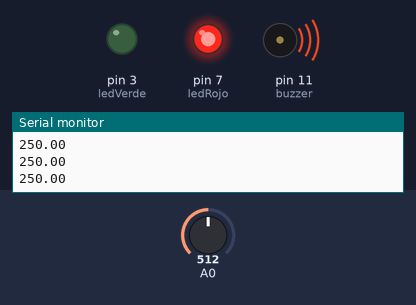
Bench run of a sketch on a simulated Arduino Uno, built with avr-gcc and run on an emulated ATmega328P. Shown: output pins drawn as LEDs (lit = HIGH), buzzer (waves = sounding), the last lines printed to the serial monitor. Inputs (shaded band) come from the test bench; at power-on: A0 = 512.

Above: at 1.2 s.
1.3 s: A0 set to 43
2.8 s: A0 set to 37
At 3.9 s:
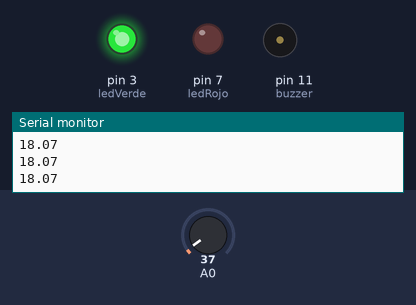
4.3 s: A0 set to 122
At 5.1 s:
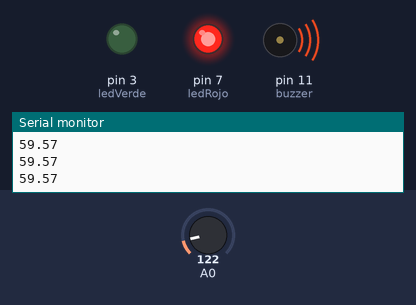
5.8 s: A0 set to 10
At 6.3 s:
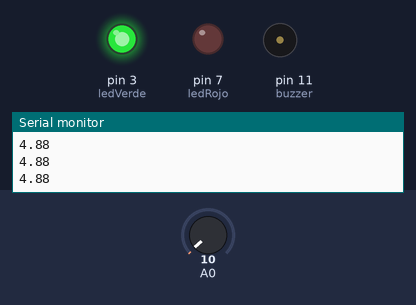
Timing chart, 0 to 8.3 s (numbered marks = the images above; inputs shaded):
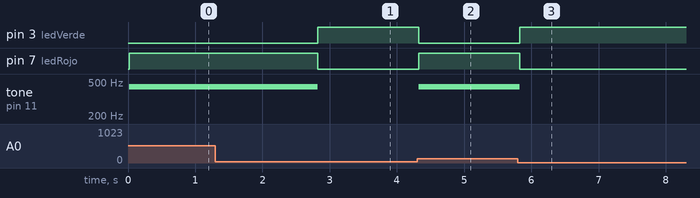

The sketch:

tono_temperatura.ino
```cpp
#include <LM35.h>

int ledRojo = 7;
int ledVerde = 3;
int buzzer = 11;
LM35 sensorT(0);

void setup() {
  pinMode(ledRojo,OUTPUT);
  pinMode(ledVerde,OUTPUT);
  Serial.begin(9600);
}

void loop() {
 float t = sensorT.getTemp();
 Serial.println(t);
 delay(20);
 if(t < 20){
    digitalWrite(ledVerde,HIGH);
    digitalWrite(ledRojo,LOW);
    noTone(buzzer);
  }else{
    digitalWrite(ledVerde,LOW);
    digitalWrite(ledRojo,HIGH);
    tone(buzzer,440);
  }
}
```

Measured:
- the behaviour switches between 41 and 40 on A0 (found by bisection; images 0 and 1)
- after the input at 2.8 s, pin 3 (ledVerde): LOW → HIGH at once; pin 7 (ledRojo): HIGH → LOW at once; tone on pin 11 (buzzer): 440 Hz → silent at once
- after the input at 4.3 s, pin 3 (ledVerde): HIGH → LOW at once; pin 7 (ledRojo): LOW → HIGH at once; tone on pin 11 (buzzer): silent → 440 Hz at once
- after the input at 5.8 s, pin 3 (ledVerde): LOW → HIGH at once; pin 7 (ledRojo): HIGH → LOW at once; tone on pin 11 (buzzer): 440 Hz → silent at once
